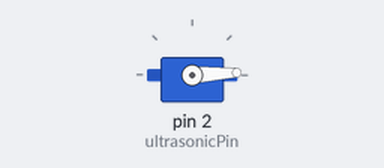
Bench run of a sketch on a simulated Arduino Uno, built with avr-gcc and run on an emulated ATmega328P. On the bench: servo.

Above: at 0.05 s.
At 0.9 s:
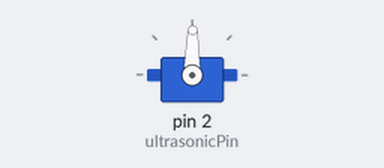
At 1.75 s:
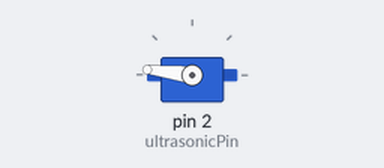
At 3.5 s:
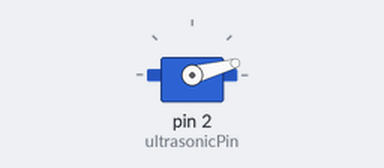
Timing chart, 0 to 8.4 s (numbered marks = the images above):
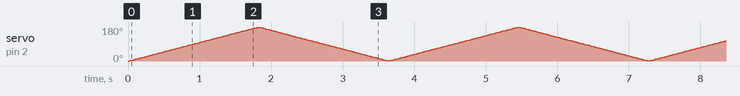

The sketch:

Servi.ino
```cpp
#include <Servo.h>
Servo ultrasonicServo;            // define servo to control turning of ultrasonic sensor
int ultrasonicPin = 2;            // define pin for signal line of the last servo
float ultrasonicServoOffset = 0;  // define a variable for deviation(degree) of the servo. The value is limited to(-20~20).

void setup() {
  // put your setup code here, to run once:
  ultrasonicServo.attach(ultrasonicPin);//attachs the servo on pin 9 to servo object
  ultrasonicServo.write(90);//back to 0 degrees
}
bool clock =true;
void loop() {
   int ultrasonicServoDegree;
  // put your main code here, to run repeatedly:
  if(clock){
    for(int i=0; i<180; i++){

                          ultrasonicServoDegree = i+ultrasonicServoOffset;
                          ultrasonicServo.write(ultrasonicServoDegree);
                          delay(10);
            }
            clock =false;
  }else{
            for(int i=180; i>0; i--){
                          ultrasonicServoDegree = i+ultrasonicServoOffset;
                          ultrasonicServo.write(ultrasonicServoDegree);
                          delay(10);
            }
            clock =true;
  }
}
```
